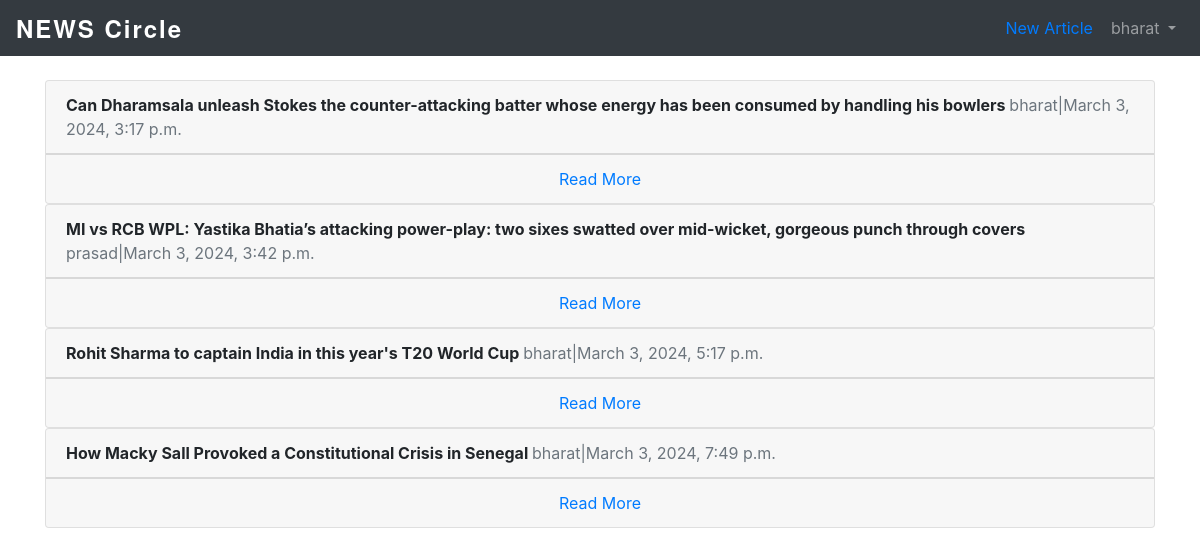
The app's page /articles/ (signed in) with its own data.
### users/models.py (models this page shows)
class CustomUser(AbstractUser):
    age = models.PositiveIntegerField(null=True, blank=True)

### articles/models.py (models this page shows, shortened)
class Article(models.Model):
    title = models.CharField(max_length=255)
    body = models.TextField()
    date = models.DateTimeField(auto_now_add = True)
    author = models.ForeignKey(
        get_user_model(),
        on_delete=models.CASCADE,
    )
    post_img = models.ImageField(upload_to='post/', blank=True)

### articles/views.py (the view)
# urls.py: path('', ArticleListView.as_view(), name='article_list'),
class ArticleListView(LoginRequiredMixin, ListView):
    model =  Article
    template_name = 'article_list.html'
    login_url = 'login'

### templates/article_list.html (shortened to what this page needs)
<!DOCTYPE html>
{% extends 'base.html' %}
    {% block content %}
        {% for article in object_list %}
        <div class="card">
            <div class="card-header">
                <span class="font-weight-bold">
                    {{article.title}}
                </span>
                <span class="text-muted">
                    {{article.author}}|{{article.date}}
                </span>
            </div>
            <div class="card-footer text-center text-muted">
                <a href="{%url 'article_detail' article.pk%}">Read More</a>
            </div>
        </div>
        {% endfor %}
    {% endblock content %}

### templates/base.html (shortened to what this page needs)
<!DOCTYPE html>
{% load static %}
<html lang="en">
<head>
    <link rel="stylesheet" href="https://stackpath.bootstrapcdn.com/bootstrap/4.1.3/css/bootstrap.min.css" Chapter 10: Bootstrap 204>
    <link rel="stylesheet" href="{% static 'css/base.css' %}">
</head>
<body>
    <nav class="navbar navbar-expand-md navbar-dark bg-dark mb-4">
        <a class="navbar-brand" href="{% url 'home' %}"><div style="    font-family: 'Helvetica Neue', Arial, sans-serif; /* Choose a suitable font stack */
            font-size: 24px; /* Adjust the font size as needed */
            font-weight: bold; /* Adjust the font weight as needed */
            color: #ffffff; /* Choose a suitable color */
            letter-spacing: 2px; /* Adjust letter spacing as needed */
            line-height: 1.2; /* Adjust line height as needed */
        ">NEWS Circle</div></a>
        <div class="collapse navbar-collapse" id="navbarCollapse">
            {% if user.is_authenticated %}
            <ul class="navbar-nav ml-auto">
                <li style="margin-top:8px;
                            margin-right: 10px;" class="nav-item">
                    <a href="{% url 'article_new' %}">
                        New Article
                    </a>
                </li>
                <li class="nav-item">
                    <a class="nav-link dropdown-toggle" href="#" id="userMenu" data-toggle="dropdown"
                        aria-haspopup="true" aria-expanded="false">
                        {{ user.username }}
                    </a>
                </li>
            </ul>
            {% endif %}
        </div>
    </nav>
    <div class="container">
        {% block content %}
        {% endblock content %}
    </div>
</body>
</html>

### records on screen
CustomUser: username "bharat"
Article: title "Can Dharamsala unleash Stokes the counter-attacking batter whose energy has been consumed by handling his bowlers", author "bharat", date "March 3, 2024, 3:17 p.m."
Article: title "MI vs RCB WPL: Yastika Bhatia’s attacking power-play: two sixes swatted over mid-wicket, gorgeous punch through covers", author "prasad", date "March 3, 2024, 3:42 p.m."
Article: title "Rohit Sharma to captain India in this year's T20 World Cup", author "bharat", date "March 3, 2024, 5:17 p.m."
Article: title "How Macky Sall Provoked a Constitutional Crisis in Senegal", author "bharat", date "March 3, 2024, 7:49 p.m."
